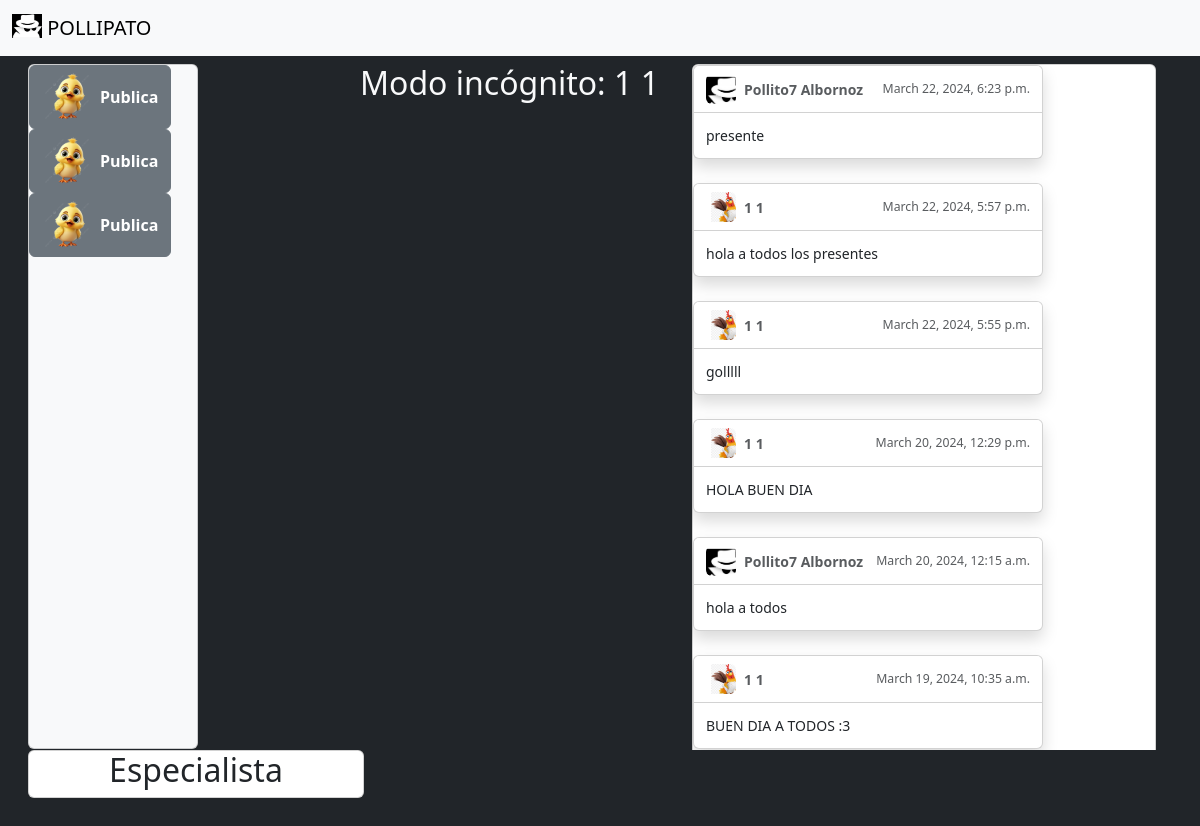
/feed/feedIncognito/ (signed in), run on the app's committed database.
### feed/models.py (models this page shows, shortened)
class PublicacionEfimero(models.Model):
    usuario = models.ForeignKey(UsuarioEfimero, on_delete=models.CASCADE, null=True, blank=True)
    publicacion = models.CharField(max_length=500)
    fecha_creacion = models.DateTimeField(default=timezone.now)

class Publicacion(models.Model):
    usuario = models.ForeignKey(Usuario, on_delete=models.CASCADE, null=True, blank=True)
    publicacion = models.CharField(max_length=500)
    fecha_creacion = models.DateTimeField(default=timezone.now)

### inicio/models.py (models this page shows, shortened)
class UsuarioEfimero(models.Model):
    nombre = models.CharField(max_length=50)
    apellido = models.CharField(max_length=50)
    foto = models.ImageField(upload_to='fotos_incognito/', default='incognito.jpg')
    fecha_creacion = models.DateTimeField(default=timezone.now)

class Usuario(models.Model):
    nombre = models.CharField(max_length=50, default='')
    apellido = models.CharField(max_length=50, default='')
    usuario =  models.CharField(max_length=50, default='')
    contraseña = models.CharField(max_length=50, default='')
    foto_perfil = models.ImageField(upload_to='perfil/', null=True, blank=True)
    fecha_creacion = models.DateTimeField(default=timezone.now)

### feed/views.py (the view, shortened to what this page needs)
# urls.py: path('feedIncognito/', views.feedIncognito, name='feedIncognito'),
def feedIncognito(request):
    nombre_incognito = request.session.get('nombre_incognito')
    apellido_incognito = request.session.get('apellido_incognito')
    especialistas = Especialista.objects.order_by('-fecha_creacion').all()
    publicaciones = Publicacion.objects.all().order_by('-fecha_creacion')
    publicaciones_efimeras = PublicacionEfimero.objects.all().order_by('-fecha_creacion')
    publicaciones_combinadas = sorted(
        chain(publicaciones, publicaciones_efimeras),
        key=lambda x: x.fecha_creacion,
        reverse=True
    )
    class PublicacionIncognitoForm(forms.ModelForm):
        class Meta:
            model = PublicacionEfimero
            fields = ['publicacion']
    if nombre_incognito and apellido_incognito:
        form = PublicacionIncognitoForm()
    else:
        form = None
    return render(request, 'feed_Incg.html', {'nombre_incognito': nombre_incognito, 'apellido_incognito': apellido_incognito, 'publicaciones_combinadas': publicaciones_combinadas, 'form': PublicacionIncognitoForm(), 'especialistas': especialistas})

### feed/templates/feed_Incg.html (shortened to what this page needs)
{% load static %}
<!DOCTYPE html>
<html lang="en">
<head>
</head>
<link href="https://cdn.jsdelivr.net/npm/bootstrap@5.3.3/dist/css/bootstrap.min.css" rel="stylesheet">
<body class="p-3 mb-2 bg-dark text-light">
    <nav class="navbar navbar-expand-lg bg-body-tertiary fixed-top">
        <div class="container-fluid">
          <a class="navbar-brand" href="#">
            <img src="/media/fotos_incognito/incognito.jpg" alt="Logo" width="30" height="24" class="d-inline-block align-text-top">
            POLLIPATO
          </a>
        </div>
    </nav>
    <div class="container-fluid">
        <div class="row">
            <div class="col">
                <div class="card bg-body-tertiary" style="width: 10.6rem; height: 685px;">
                    <div class="btn-group-vertical">
                        <div class="dropend">
                            <button type="button" class="btn btn-secondary d-flex align-items-center" data-bs-toggle="dropdown" aria-expanded="false" aria-controls="outside">
                                <img src="/media/fotos_incognito/pollipato.png" alt="Icono 1" width="50" height="50" class="me-2">
                                <strong>Publica</strong>
                            </button>
                        </div>
                        <div class="dropend">
                            <button type="button" class="btn btn-secondary d-flex align-items-center" data-bs-toggle="dropdown" aria-expanded="false" aria-controls="outside">
                                <img src="/media/fotos_incognito/pollipato.png" alt="Icono 1" width="50" height="50" class="me-2">
                                <strong>Publica</strong>
                            </button>
                        </div>
                        <div class="dropend">
                            <button type="button" class="btn btn-secondary d-flex align-items-center" data-bs-toggle="dropdown" aria-expanded="false" aria-controls="outside">
                                <img src="/media/fotos_incognito/pollipato.png" alt="Icono 1" width="50" height="50" class="me-2">
                                <strong>Publica</strong>
                            </button>
                        </div>
                    </div>
                </div>
            </div>
            <div class="col">
                {% if nombre_incognito and apellido_incognito %}
                <h2>Modo incógnito: {{ nombre_incognito }} {{ apellido_incognito }}</h2>
                {% endif %}
            </div>
            <div class="col">
                <div class="overflow-y-auto" style="max-height: 686px; width: 480px;">
                    <div class="card text mb-3" style="width: 29rem;">
                        <div class="toast-container position-static">
                            {% for publicacion in publicaciones_combinadas %}
                            <div class="toast fade show" role="alert" aria-live="assertive" aria-atomic="true">
                                <div class="publicacion">
                                    <div class="toast-header">
                                        <svg class="bd-placeholder-img rounded me-2" width="30" height="30" xmlns="http://www.w3.org/2000/svg" aria-hidden="true" preserveAspectRatio="xMidYMid slice" focusable="false">
                                            {% if publicacion.usuario.foto_perfil %}
                                            <image href="{{ publicacion.usuario.foto_perfil.url }}" alt="Foto de perfil" width="40" height="40"/>
                                            {% else %}
                                            <image href="/media/fotos_incognito/incognito.jpg" alt="Foto de perfil" width="40" height="40"/>
                                            {% endif %}
                                        </svg>
                                        <strong class="me-auto">{{ publicacion.usuario.nombre }} {{ publicacion.usuario.apellido }}</strong>
                                        <small>{{ publicacion.fecha_creacion }}</small>
                                    </div>
                                    <div class="toast-body">
                                        {{ publicacion.publicacion }}
                                    </div>
                                </div>
                            </div>
                            {% endfor %}
                        </div>
                    </div>
                </div>
            </div>
            <div class="col">
                <div class="card text-center mb-3" style="width: 21rem;">
                    <h2>Especialista</h2>
                </div>
            </div>
        </div>
    </div>
</body>
</html>

### data on the page
PublicacionEfimero: usuario.nombre "Pollito7", usuario.apellido "Albornoz", fecha_creacion "March 22, 2024, 6:23 p.m.", publicacion "presente"
Publicacion: usuario.nombre "1", usuario.apellido "1", fecha_creacion "March 22, 2024, 5:57 p.m.", publicacion "hola a todos los presentes"
Publicacion: usuario.nombre "1", usuario.apellido "1", fecha_creacion "March 22, 2024, 5:55 p.m.", publicacion "golllll"
Publicacion: usuario.nombre "1", usuario.apellido "1", fecha_creacion "March 20, 2024, 12:29 p.m.", publicacion "HOLA BUEN DIA"
PublicacionEfimero: usuario.nombre "Pollito7", usuario.apellido "Albornoz", fecha_creacion "March 20, 2024, 12:15 a.m.", publicacion "hola a todos"
Publicacion: usuario.nombre "1", usuario.apellido "1", fecha_creacion "March 19, 2024, 10:35 a.m.", publicacion "BUEN DIA A TODOS :3"

### other printed values
{{ nombre_incognito }} "1"
{{ apellido_incognito }} "1"
